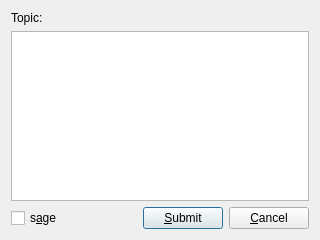
<?xml version="1.0" encoding="UTF-8"?>
<ui version="4.0">
 <class>post_window</class>
 <widget class="QDialog" name="post_window">
  <property name="geometry">
   <rect>
    <x>0</x>
    <y>0</y>
    <width>320</width>
    <height>240</height>
   </rect>
  </property>
  <property name="windowTitle">
   <string>Dialog</string>
  </property>
  <layout class="QGridLayout" name="gridLayout">
   <item row="0" column="0">
    <layout class="QVBoxLayout" name="verticalLayout">
     <item>
      <layout class="QHBoxLayout" name="horizontalLayout_2">
       <item>
        <widget class="QLabel" name="label">
         <property name="text">
          <string>Topic:</string>
         </property>
        </widget>
       </item>
       <item>
        <widget class="QLabel" name="t_id">
         <property name="text">
          <string/>
         </property>
        </widget>
       </item>
       <item>
        <widget class="QLabel" name="t_title">
         <property name="text">
          <string/>
         </property>
        </widget>
       </item>
      </layout>
     </item>
     <item>
      <widget class="QTextEdit" name="textEdit"/>
     </item>
     <item>
      <layout class="QHBoxLayout" name="horizontalLayout">
       <item>
        <widget class="QCheckBox" name="sage">
         <property name="text">
          <string>s&amp;age</string>
         </property>
        </widget>
       </item>
       <item>
        <spacer name="horizontalSpacer">
         <property name="orientation">
          <enum>Qt::Horizontal</enum>
         </property>
         <property name="sizeHint" stdset="0">
          <size>
           <width>40</width>
           <height>20</height>
          </size>
         </property>
        </spacer>
       </item>
       <item>
        <widget class="QPushButton" name="submit">
         <property name="text">
          <string>&amp;Submit</string>
         </property>
        </widget>
       </item>
       <item>
        <widget class="QPushButton" name="cancel">
         <property name="text">
          <string>&amp;Cancel</string>
         </property>
        </widget>
       </item>
      </layout>
     </item>
    </layout>
   </item>
  </layout>
 </widget>
 <resources/>
 <connections/>
</ui>
